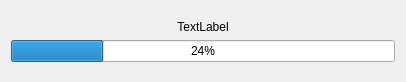
<?xml version="1.0" encoding="UTF-8"?>
<ui version="4.0">
 <class>ProgressDialog</class>
 <widget class="QDialog" name="ProgressDialog">
  <property name="geometry">
   <rect>
    <x>0</x>
    <y>0</y>
    <width>406</width>
    <height>82</height>
   </rect>
  </property>
  <property name="windowTitle">
   <string>Dialog</string>
  </property>
  <layout class="QVBoxLayout" name="verticalLayout">
   <item>
    <spacer name="verticalSpacer">
     <property name="orientation">
      <enum>Qt::Vertical</enum>
     </property>
     <property name="sizeHint" stdset="0">
      <size>
       <width>20</width>
       <height>40</height>
      </size>
     </property>
    </spacer>
   </item>
   <item>
    <widget class="QLabel" name="label_Reason">
     <property name="text">
      <string>TextLabel</string>
     </property>
     <property name="alignment">
      <set>Qt::AlignCenter</set>
     </property>
    </widget>
   </item>
   <item>
    <widget class="QProgressBar" name="progressBar">
     <property name="value">
      <number>24</number>
     </property>
    </widget>
   </item>
   <item>
    <spacer name="verticalSpacer_2">
     <property name="orientation">
      <enum>Qt::Vertical</enum>
     </property>
     <property name="sizeHint" stdset="0">
      <size>
       <width>20</width>
       <height>40</height>
      </size>
     </property>
    </spacer>
   </item>
  </layout>
 </widget>
 <resources/>
 <connections/>
</ui>
